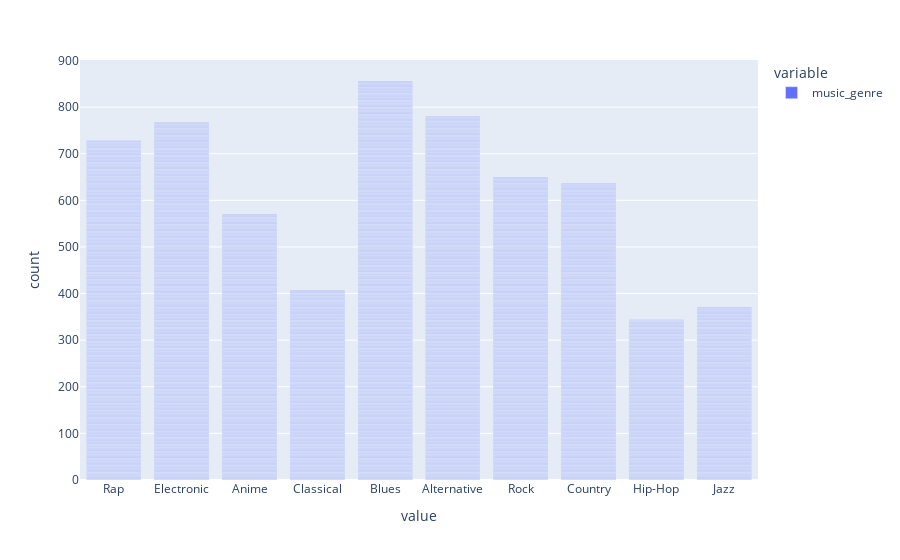

Write notebook code for a chart like this one.
### Code cell
px.bar(df_val['music_genre'])

### Figure 1 — Plotly figure (JSON) as saved in the notebook; plotly's stock layout.template omitted (floating-point values rounded to 4 significant figures; data arrays with more than 128 entries replaced by an {"elided": "..."} marker saying what was removed)
{"data": [{"alignmentgroup": "True", "hovertemplate": "variable=music_genre<br>value=%{x}<br>count=%{y}<extra></extra>", "legendgroup": "music_genre", "marker": {"color": "#636efa", "pattern": {"shape": ""}}, "name": "music_genre", "offsetgroup": "music_genre", "orientation": "v", "showlegend": true, "textposition": "auto", "type": "bar", "x": {"elided": "6109 str values"}, "xaxis": "x", "y": {"elided": "6109 int values"}, "yaxis": "y"}], "layout": {"barmode": "relative", "legend": {"title": {"text": "variable"}, "tracegroupgap": 0}, "margin": {"t": 60}, "xaxis": {"anchor": "y", "domain": [0, 1], "title": {"text": "value"}}, "yaxis": {"anchor": "x", "domain": [0, 1], "title": {"text": "count"}}}}
